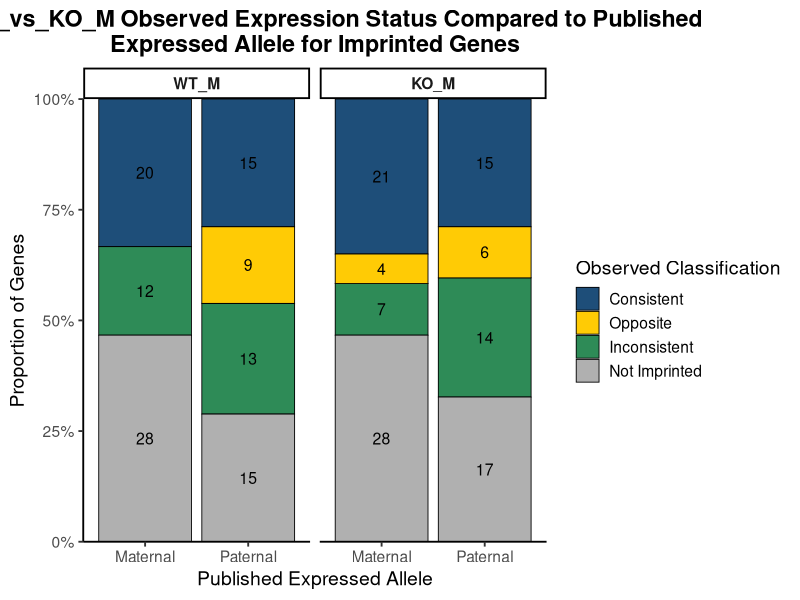
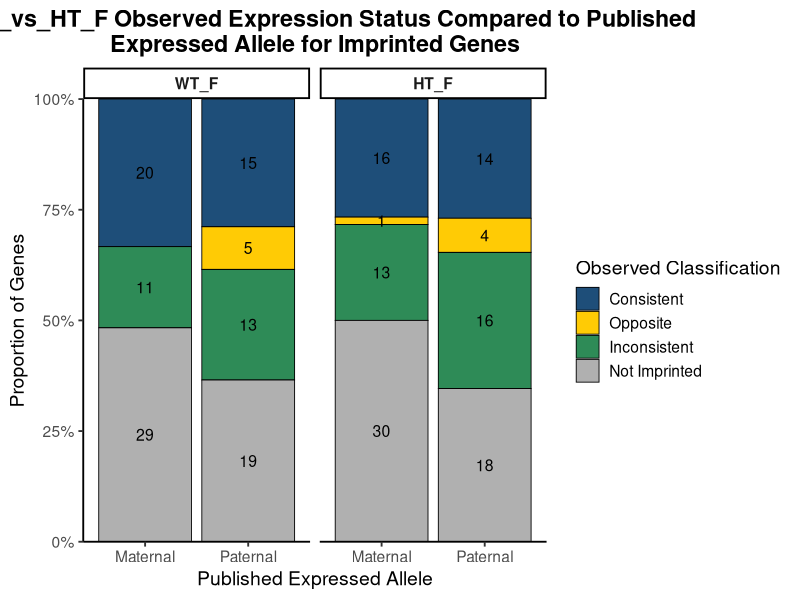
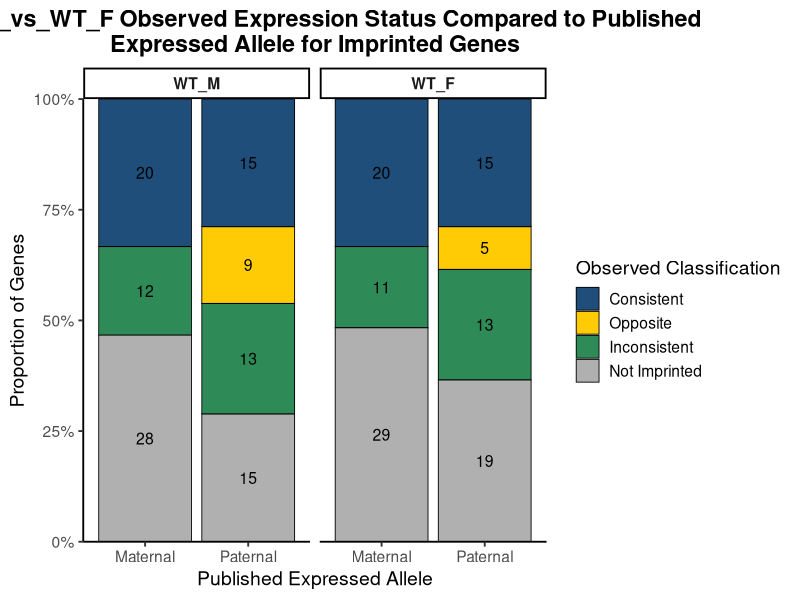
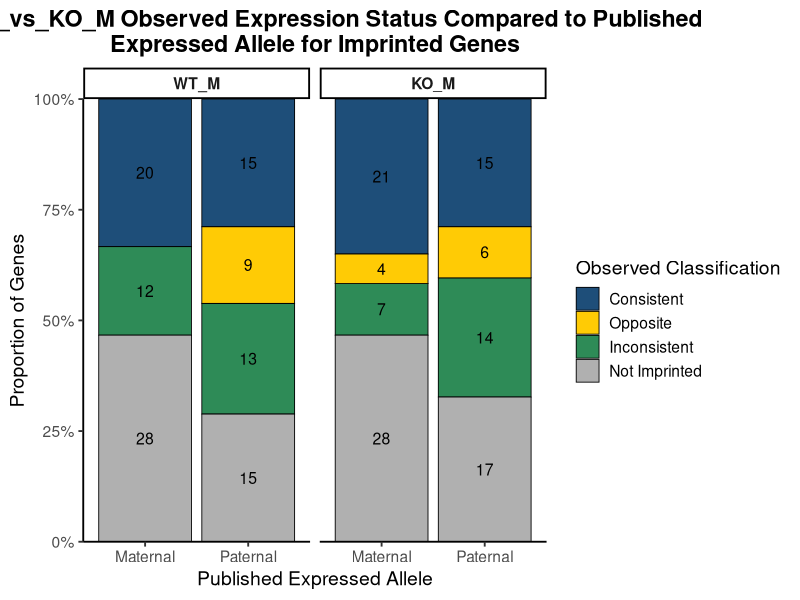
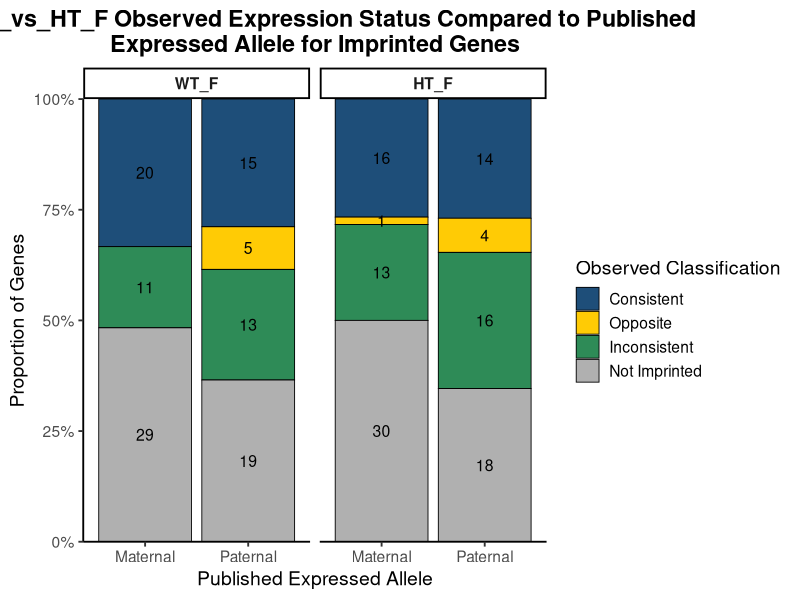
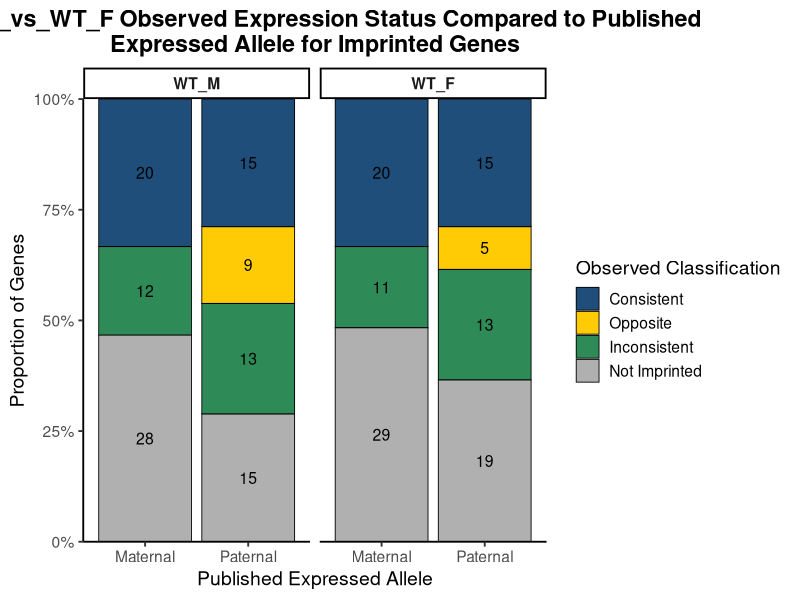

Generate these figures, in order, with R:
##############################################################################
# Author: Kylee Duczyminski
# Stacked barplots: observed imprinting consistency vs published expressed allele
#
# Comparisons:
#   1. WT_M vs KO_M
#   2. WT_F vs HT_F
#   3. WT_M vs WT_F
#
# Classification is calculated separately within each genotype group.
#
# Categories:
#   Consistent     = all samples in that genotype match published allele
#   Opposite       = all samples in that genotype show opposite allele
#   Not Imprinted  = all samples in that genotype are not imprinted
#   Inconsistent   = mixed maternal/paternal OR mixed imprinted/not imprinted
##############################################################################

library(tidyverse)

setwd("/Users/kyleeduczyminski/Documents/Iwase-Lab/Kylee-Project")

imprinting_data <- read_csv(
  "data/processed/HIP_RNA-AlSp_parentalASE_imprinting_analysis.csv",
  show_col_types = FALSE
)

# ------------------------------------------------------------------
# Clean published expressed allele
# ------------------------------------------------------------------
imprinting_data <- imprinting_data %>%
  mutate(
    Expressed_Allele = str_trim(Expressed_Allele),
    Expressed_Allele = case_when(
      Expressed_Allele %in% c("Maternal", "maternal", "Maternally Expressed") ~ "Maternal",
      Expressed_Allele %in% c("Paternal", "paternal", "Paternally Expressed") ~ "Paternal",
      TRUE ~ Expressed_Allele
    )
  ) %>%
  filter(Expressed_Allele %in% c("Maternal", "Paternal"))

# ------------------------------------------------------------------
# Function: convert AER values into observed expressed allele calls
# ------------------------------------------------------------------
classify_observed_expression <- function(x) {
  case_when(
    is.na(x) ~ NA_character_,
    x >= 0.7 ~ "Maternal",
    x <= -0.7 ~ "Paternal",
    TRUE ~ "Not Imprinted"
  )
}

# ------------------------------------------------------------------
# Main function for each comparison
# ------------------------------------------------------------------
run_stacked_barplot_comparison <- function(sample_groups, group_name) {
  
  # sample_groups should be a named list, for example:
  # list(
  #   WT_M = c("WT_M1", "WT_M2", "WT_M3"),
  #   KO_M = c("KO_M1", "KO_M2", "KO_M3")
  # )
  
  selected_samples <- unlist(sample_groups)
  selected_aer_columns <- paste0(selected_samples, "_AER")
  
  sample_key <- tibble(
    Sample = selected_samples,
    Genotype = rep(names(sample_groups), lengths(sample_groups))
  )
  
  # --------------------------------------------------------------
  # Long format
  # --------------------------------------------------------------
  long_data <- imprinting_data %>%
    select(Gene_Name, Expressed_Allele, all_of(selected_aer_columns)) %>%
    pivot_longer(
      cols = all_of(selected_aer_columns),
      names_to = "Sample",
      values_to = "AER"
    ) %>%
    mutate(
      Sample = str_remove(Sample, "_AER"),
      Observed_Expressed_Allele = classify_observed_expression(AER)
    ) %>%
    left_join(sample_key, by = "Sample") %>%
    mutate(
      Genotype = factor(Genotype, levels = names(sample_groups))
    )
  
  # --------------------------------------------------------------
  # Classify each gene within each genotype group
  # --------------------------------------------------------------
  gene_classification <- long_data %>%
    group_by(Gene_Name, Expressed_Allele, Genotype) %>%
    summarize(
      n_total = n(),
      n_maternal = sum(Observed_Expressed_Allele == "Maternal", na.rm = TRUE),
      n_paternal = sum(Observed_Expressed_Allele == "Paternal", na.rm = TRUE),
      n_not_imprinted = sum(Observed_Expressed_Allele == "Not Imprinted", na.rm = TRUE),
      n_imprinted = n_maternal + n_paternal,
      .groups = "drop"
    ) %>%
    mutate(
      Classification = case_when(
        
        # All samples in this genotype are not imprinted
        n_not_imprinted == n_total ~ "Not Imprinted",
        
        # All samples in this genotype match the published maternal allele
        Expressed_Allele == "Maternal" &
          n_maternal == n_total ~ "Consistent",
        
        # All samples in this genotype match the published paternal allele
        Expressed_Allele == "Paternal" &
          n_paternal == n_total ~ "Consistent",
        
        # All samples in this genotype are opposite of published maternal allele
        Expressed_Allele == "Maternal" &
          n_paternal == n_total ~ "Opposite",
        
        # All samples in this genotype are opposite of published paternal allele
        Expressed_Allele == "Paternal" &
          n_maternal == n_total ~ "Opposite",
        
        # Mixed maternal and paternal expression
        n_maternal > 0 & n_paternal > 0 ~ "Inconsistent",
        
        # Mixed imprinted and not imprinted calls
        n_imprinted > 0 & n_not_imprinted > 0 ~ "Inconsistent",
        
        # Catch anything unexpected
        TRUE ~ "Inconsistent"
      )
    )
  
  # ------------------------------------------------------------------
  # Read out genes classified as Opposite
  # ------------------------------------------------------------------
  opposite_genes <- gene_classification %>%
    filter(Classification == "Opposite") %>%
    select(
      Gene_Name,
      Genotype,
      Expressed_Allele,
      n_maternal,
      n_paternal,
      n_not_imprinted,
      n_imprinted,
      Classification
    ) %>%
    arrange(Genotype, Expressed_Allele, Gene_Name)
  
  cat("\n====================================================\n")
  cat(group_name, "Opposite Genes:\n")
  print(opposite_genes)
  cat("====================================================\n")
  
  write_csv(
    opposite_genes,
    paste0(
      "data/processed/",
      str_replace_all(group_name, "[^A-Za-z0-9]", "_"),
      "_Opposite_Genes.csv"
    )
  )
  
  # --------------------------------------------------------------
  # Summarize for stacked barplot
  # --------------------------------------------------------------
  barplot_data <- gene_classification %>%
    mutate(
      Classification = str_trim(Classification),
      Expressed_Allele = str_trim(Expressed_Allele)
    ) %>%
    count(Genotype, Expressed_Allele, Classification) %>%
    group_by(Genotype, Expressed_Allele) %>%
    mutate(
      Proportion = n / sum(n)
    ) %>%
    ungroup() %>%
    mutate(
      Classification = factor(
        Classification,
        levels = c("Consistent", "Opposite", "Inconsistent", "Not Imprinted")
      ),
      Expressed_Allele = factor(
        Expressed_Allele,
        levels = c("Maternal", "Paternal")
      )
    )
  
  # --------------------------------------------------------------
  # Make stacked barplot
  # --------------------------------------------------------------
  stacked_barplot <- ggplot(
    barplot_data,
    aes(x = Expressed_Allele, y = Proportion, fill = Classification)
  ) +
    geom_col(color = "black", linewidth = 0.3) +
    
    geom_text(
      aes(label = n),
      position = position_stack(vjust = 0.5),
      size = 4
    ) +
    
    facet_wrap(~Genotype) +
    
    scale_y_continuous(
      labels = scales::percent_format(),
      expand = c(0, 0)
    ) +
    coord_cartesian(ylim = c(0, 1)) +
    
    scale_fill_manual(
      values = c(
        "Consistent" = "#1E4E79",
        "Opposite" = "#FFCB05",
        "Inconsistent" = "#2E8B57",
        "Not Imprinted" = "#B0B0B0"
      ),
      drop = FALSE
    ) +
    
    labs(
      title = paste(
        group_name,
        "Observed Expression Status Compared to Published\nExpressed Allele for Imprinted Genes"
      ),
      x = "Published Expressed Allele",
      y = "Proportion of Genes",
      fill = "Observed Classification"
    ) +
    
    theme_classic(base_size = 14) +
    theme(
      plot.title = element_text(hjust = 0.5, face = "bold"),
      strip.text = element_text(face = "bold"),
      legend.position = "right"
    )
  
  print(stacked_barplot)
  
  # --------------------------------------------------------------
  # Save plot
  # --------------------------------------------------------------
  ggsave(
    filename = paste0(
      "figures/",
      str_replace_all(group_name, "[^A-Za-z0-9]", "_"),
      "_Stacked_Barplot.pdf"
    ),
    plot = stacked_barplot,
    width = 11,
    height = 5
  )
  
  # --------------------------------------------------------------
  # Fisher's Exact Test
  # --------------------------------------------------------------
  # Tests whether Consistent vs Opposite differs between genotype groups.
  # Inconsistent and Not Imprinted are excluded.
  
  fisher_data <- gene_classification %>%
    filter(Classification %in% c("Consistent", "Opposite")) %>%
    count(Genotype, Classification) %>%
    complete(
      Genotype,
      Classification = c("Consistent", "Opposite"),
      fill = list(n = 0)
    )
  
  fisher_table <- fisher_data %>%
    pivot_wider(
      names_from = Classification,
      values_from = n,
      values_fill = 0
    ) %>%
    column_to_rownames("Genotype") %>%
    as.matrix()
  
  fisher_result <- fisher.test(fisher_table)
  
  cat("\n====================================================\n")
  cat(group_name, "Fisher Table:\n")
  print(fisher_table)
  
  cat("\n", group_name, "Fisher's Exact Test:\n")
  print(fisher_result)
  cat("====================================================\n")
  
  return(
    list(
      long_data = long_data,
      gene_classification = gene_classification,
      barplot_data = barplot_data,
      plot = stacked_barplot,
      fisher_table = fisher_table,
      fisher_result = fisher_result
    )
  )
}

# ------------------------------------------------------------------
# 1. WT_M vs KO_M
# Classification based separately on WT_M1-3 and KO_M1-3
# ------------------------------------------------------------------
male_results <- run_stacked_barplot_comparison(
  sample_groups = list(
    WT_M = c("WT_M1", "WT_M2", "WT_M3"),
    KO_M = c("KO_M1", "KO_M2", "KO_M3")
  ),
  group_name = "WT_M_vs_KO_M"
)

# ------------------------------------------------------------------
# 2. WT_F vs HT_F
# Classification based separately on WT_F1-3 and HT_F1-3
# ------------------------------------------------------------------
female_results <- run_stacked_barplot_comparison(
  sample_groups = list(
    WT_F = c("WT_F1", "WT_F2", "WT_F3"),
    HT_F = c("HT_F1", "HT_F2", "HT_F3")
  ),
  group_name = "WT_F_vs_HT_F"
)

# ------------------------------------------------------------------
# 3. WT_M vs WT_F
# Classification based separately on WT_M1-3 and WT_F1-3
# ------------------------------------------------------------------
wt_sex_results <- run_stacked_barplot_comparison(
  sample_groups = list(
    WT_M = c("WT_M1", "WT_M2", "WT_M3"),
    WT_F = c("WT_F1", "WT_F2", "WT_F3")
  ),
  group_name = "WT_M_vs_WT_F"
)
